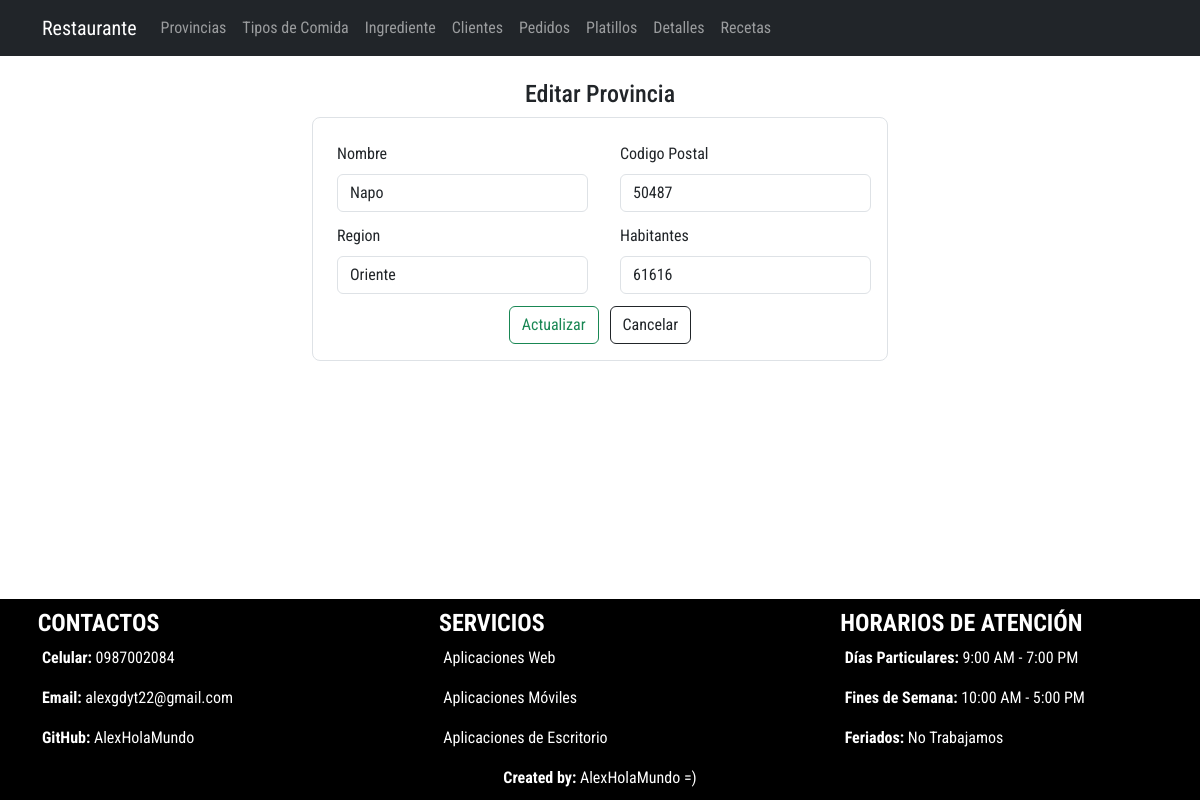
Page /editarProvincia/2/ on the committed database.
### Aplicaciones/RestauranteWT/models.py (models this page shows, shortened)
class Provincia(models.Model):
    idProvincia_wt = models.AutoField(primary_key=True)
    nombre_wt = models.CharField(max_length=50)
    codigoPostal_wt = models.IntegerField()
    region_wt = models.CharField(max_length=50)
    habitantes_wt = models.IntegerField()

### Aplicaciones/RestauranteWT/views.py (the view)
# urls.py: path('editarProvincia/<int:id>/', views.editarProvincia),
def editarProvincia(request, id):
    provinciaEditar=Provincia.objects.get(idProvincia_wt=id)
    return render(request, 'editarProvincia.html', {'provincia':provinciaEditar})

### Aplicaciones/RestauranteWT/templates/editarProvincia.html (shortened to what this page needs)
 {% extends "plantilla.html" %} {% block contenido %}
<div class="container w-50 mt-4 mb-4">
  <h4 class="text-center">Editar Provincia</h4>
  <form
    class="border p-3 rounded-3"
    action="/actualizarProvincia/"
    method="POST"
    enctype="multipart/form-data"
  >
    <div class="row">
      <div class="col-md-6">
        <div class="m-1">
          <label for="" class="form-label m-1">Nombre</label>
          <input
            type="text"
            required
            class="form-control m-1"
            placeholder="Ej. Ecuador"
            value="{{provincia.nombre_wt}}"
            name="nombre_wt"
            id="nombre_wt"
          />
        </div>
      </div>
      <div class="col-md-6">
        <div class="m-1">
          <label for="" class="form-label m-1">Codigo Postal</label>
          <input
            type="number"
            required
            class="form-control m-1"
            placeholder="Ej. 000000"
            value="{{provincia.codigoPostal_wt}}"
            name="codigoPostal_wt"
            id="codigoPostal_wt"
          />
        </div>
      </div>
    </div>
    <div class="row">
      <div class="col-md-6">
        <div class="m-1">
          <label for="" class="form-label m-1">Region</label>
          <input
            type="text"
            required
            class="form-control m-1"
            placeholder="Ej. Sierra"
            value="{{provincia.region_wt}}"
            name="region_wt"
            id="region_wt"
          />
        </div>
      </div>
      <div class="col-md-6">
        <div class="m-1">
          <label for="" class="form-label m-1">Habitantes</label>
          <input
            type="number"
            required
            class="form-control m-1"
            placeholder="Ej. 1016516"
            value="{{provincia.habitantes_wt}}"
            name="habitantes_wt"
            id="habitantes_wt"
          />
        </div>
      </div>
    </div>
    <center class="mt-2">
      <button type="submit" name="button" class="btn btn-outline-success">
        Actualizar</button
      >&nbsp;&nbsp;
      <a href="/listaProvincia/" class="btn btn-outline-dark"> Cancelar </a>
    </center>
  </form>
</div>
{% endblock contenido %}

### crudRestaurante/static/css/styles.css (style rules this page uses)
body { font-family: 'Great Vibes', cursive; font-family: 'PT Sans', sans-serif; font-family: 'PT Sans Narrow', sans-serif; font-family: 'Roboto Condensed', sans-serif; }

### rows in the picture
Provincia: nombre_wt "Napo", codigoPostal_wt "50487", region_wt "Oriente", habitantes_wt "61616"
